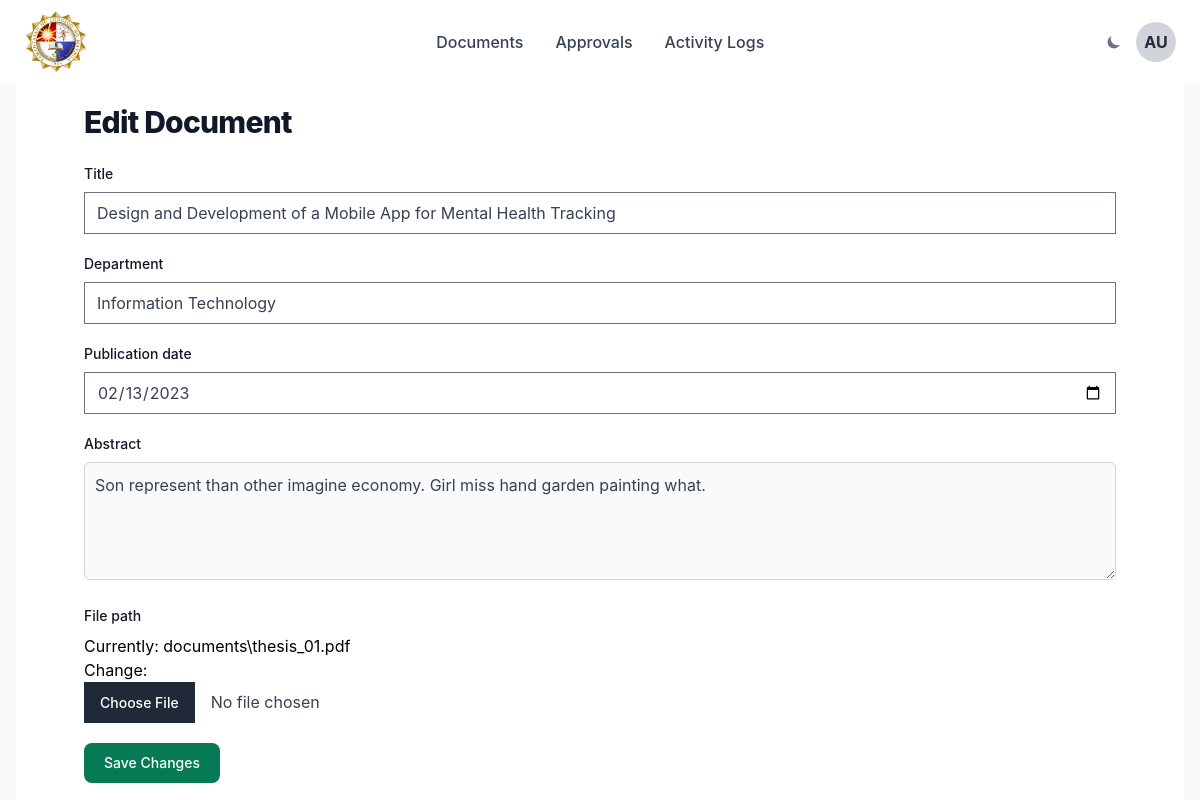
/documents/1/edit/ (signed in), run on the app's committed database.
### archive_app/models.py (models this page shows, shortened)
class User(AbstractUser):
    ROLE_CHOICES = [
        ('guest', 'Guest'),
        ('student', 'Student'),
        ('admin', 'Admin'),
    ]
    username = None  # Remove the username field
    first_name = None  # Remove the first_name field
    last_name = None  # Remove the last_name field
    email = models.EmailField(unique=True)  # Use email as the unique identifier
    full_name = models.CharField(max_length=255, blank=True)  # Custom full_name field
    role = models.CharField(max_length=10, choices=ROLE_CHOICES, default='guest')
    is_active = models.BooleanField(default=True)
    objects = CustomUserManager()  # Attach the custom manager
    USERNAME_FIELD = 'email'  # Set email as the unique identifier for authentication
    REQUIRED_FIELDS = []  # Remove the requirement for other fields during user creation

class Document(models.Model):
    STATUS_CHOICES = [
        ('Pending', 'Pending'),
        ('Approved', 'Approved'),
    ]
    title = models.CharField(max_length=255)  # Required
    abstract = models.TextField(blank=True, null=True)  # Optional
    publication_date = models.DateField(blank=True, null=True)
    document_type = models.CharField(max_length=100, blank=True, null=True)  # Optional
    degree_name = models.CharField(max_length=100, blank=True, null=True)  # Optional
    subject_categories = models.CharField(max_length=255, blank=True, null=True)  # Optional
    college = models.CharField(max_length=100, blank=True, null=True)  # Optional
    department = models.CharField(max_length=100)  # Required
    advisor = models.CharField(max_length=100, blank=True, null=True)  # Optional
    panel_members = models.TextField(blank=True, null=True)  # Optional
    keywords = models.TextField(blank=True, null=True)  # Optional
    language = models.CharField(max_length=50, blank=True, null=True)  # Optional
    file_path = models.FileField(upload_to='documents/')  # Required
    uploaded_by = models.ForeignKey(User, on_delete=models.CASCADE)  # Required
    status = models.CharField(max_length=10, choices=STATUS_CHOICES, default='Pending')  # Required

### archive_app/views.py (the view)
# urls.py: path('documents/<int:pk>/edit/', views.edit_document, name='edit_document'),
def edit_document(request, pk):
    document = get_object_or_404(Document, pk=pk)
    if not request.user.is_authenticated or not request.user.role == 'admin':
        return HttpResponseForbidden("You do not have permission to edit this document.")
    if request.method == "POST":
        form = DocumentForm(request.POST, request.FILES, instance=document)
        if form.is_valid():
            form.save()
            return redirect('document_list')  # Redirect back to document list
    else:
        form = DocumentForm(instance=document)
    return render(request, 'admin/edit_document.html', {'form': form, 'document': document})

### archive_app/forms.py
class DocumentForm(forms.ModelForm):
    class Meta:
        model = Document
        fields = ['title', 'department', 'publication_date', 'abstract', 'file_path']
        widgets = {
            'abstract': forms.Textarea(attrs={'rows': 4}),
            'publication_date': forms.DateInput(attrs={
                'type': 'date',
                'class': 'form-control',
                'max': '9999-12-31'  # Optional: Ensure the date input allows only valid dates
            }),
        }

### archive_app/templatetags/custom_filters.py (called while the page is built)
@register.filter
def initials(full_name):
    if not full_name:
        return ""
    name_parts = full_name.split()
    if len(name_parts) > 1:
        return f"{name_parts[0][0]}{name_parts[-1][0]}".upper()
    return name_parts[0][0].upper()  # Single name fallback

### templates/admin/edit_document.html (shortened to what this page needs)
{% extends "_base.html" %}
{% block content %}
<section class="bg-white dark:bg-gray-900 p-3 sm:p-5">
    <div class="mx-auto max-w-screen-xl px-4 lg:px-12">
        <h1 class="text-2xl font-extrabold tracking-tight leading-none text-gray-900 md:text-3xl dark:text-white">
            Edit Document
        </h1>
        <form method="POST" enctype="multipart/form-data" class="mt-6">
            {% for field in form %}
            <div class="mb-5">
                <label for="{{ field.id_for_label }}" class="block mb-2 text-sm font-medium text-gray-900 dark:text-white">
                    {{ field.label }}
                </label>
                {{ field }}
            </div>
            {% endfor %}
            <button type="submit"
                class="text-white bg-green-600 hover:bg-green-700 focus:ring-4 focus:outline-none focus:ring-green-300 font-medium rounded-lg text-sm px-5 py-2.5 text-center dark:bg-green-600 dark:hover:bg-green-700 dark:focus:ring-green-800">
                Save Changes
            </button>
        </form>
    </div>
</section>
{% endblock %}

### templates/_base.html (shortened to what this page needs)
{% load compress %} {% load static %} {% load custom_filters %}
<!DOCTYPE html>
<html lang="en">
  <head>
    {% compress css %}
    <link rel="stylesheet" href="{% static 'src/output.css' %}" />
    {% endcompress %}
  </head>
  <body class="bg-gray-50 dark:bg-gray-900">
    <header>
      <nav
        class="bg-white border-gray-200 px-4 lg:px-6 py-2.5 dark:bg-gray-800"
      >
        <div
          class="flex flex-wrap justify-between items-center mx-auto max-w-screen-xl"
        >
          <a href="#" class="flex items-center">
            <img
              src="{% static 'assets/plm-logo.png' %}"
              class="mr-3 h-10 sm:h-16"
              alt="PLM Logo"
            />
          </a>
          <div class="flex items-center lg:order-2">
            <button
              id="theme-toggle"
              type="button"
              class="text-gray-500 dark:text-gray-400 hover:bg-gray-100 dark:hover:bg-gray-700 focus:outline-none focus:ring-4 focus:ring-gray-200 dark:focus:ring-gray-700 rounded-lg p-1.5 mr-2"
            >
              <svg
                id="theme-toggle-dark-icon"
                class="hidden w-4 h-4"
                fill="currentColor"
                viewBox="0 0 20 20"
                xmlns="http://www.w3.org/2000/svg"
              >
                <path
                  d="M17.293 13.293A8 8 0 016.707 2.707a8.001 8.001 0 1010.586 10.586z"
                ></path>
              </svg>
            </button>
            {% if user.is_authenticated %}
            <button
              id="avatarButton"
              data-dropdown-toggle="userDropdown"
              data-dropdown-placement="bottom-start"
              class="w-10 h-10 rounded-full flex items-center justify-center bg-gray-300 text-gray-800 dark:bg-gray-700 dark:text-white font-bold"
            >
              {{ user.full_name|initials }}
            </button>
            {% endif %}
          </div>
          <div
            class="hidden justify-center items-center w-full lg:flex lg:w-auto lg:order-1"
            id="mobile-menu-2"
          >
            <ul
              class="flex flex-col mt-4 font-medium lg:flex-row lg:space-x-8 lg:mt-0"
            >
              <li>
                <a
                  href="{% url 'document_list' %}"
                  class="text-gray-700 dark:text-gray-300 hover:text-yellow-600 dark:hover:text-yellow-400 {% if request.path == '/document/list' %} text-yellow-600 dark:text-yellow-400 {% endif %}"
                >
                  Documents
                </a>
              </li>
              {% if user.is_authenticated and user.role == 'admin' %}
              <li>
                <a
                  href="{% url 'manage_approvals' %}"
                  class="text-gray-700 dark:text-gray-300 hover:text-yellow-600 dark:hover:text-yellow-400 {% if request.path == '/admin/manage_approvals/' %} text-yellow-600 dark:text-yellow-400 {% endif %}"
                >
                  Approvals
                </a>
              </li>
              <li>
                <a
                  href="{% url 'activity_logs' %}"
                  class="text-gray-700 dark:text-gray-300 hover:text-yellow-600 dark:hover:text-yellow-400 {% if request.path == '/admin/activity_logs/' %} text-yellow-600 dark:text-yellow-400 {% endif %}"
                >
                  Activity Logs
                </a>
              </li>
              {% endif %}
            </ul>
          </div>
        </div>
      </nav>
    </header>
    <div class="container mx-auto px-4 max-w-full">
      {% block content %} {% endblock content %}
    </div>
  </body>
</html>

### templates/admin/edit_document.html (style rules this page uses)
input, select, textarea { background-color: #f9fafb; color: #374151; border: 1px solid #d1d5db; border-radius: 0.375rem; padding: 0.625rem; width: 100%; transition: border-color 0.2s ease-in-out, box-shadow 0.2s ease-in-out; }

### data on the page
User: full_name|initials "AU"
Document: form "Design and Development of a Mobile App for Mental Health Tracking" "Information Technology" "02/13/2023" "Son represent than other imagine economy. Girl miss hand garden painting what."

### other printed values
{{ field.label }} "Title" "Department" "Publication date" "Abstract" "File path"
